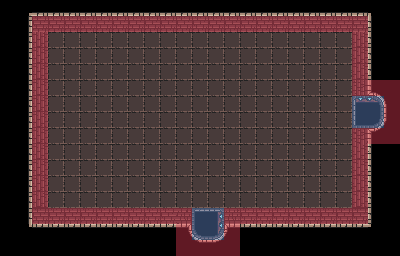

The image is a tile-based game level rendered from a .tmx file. Its description and source (layers, tilesets, objects; grid data summarised) follow:
An orthogonal 25x16 tile map with 16x16 px tiles, 3 tile layers (Tile Layer 1, door meta, wall meta), 2 tilesets.

<map version="1.8" tiledversion="1.8.4" orientation="orthogonal" renderorder="right-down" width="25" height="16" tilewidth="16" tileheight="16" infinite="0" nextlayerid="5" nextobjectid="1">
 <tileset firstgid="1" source="0x72_DungeonTilesetII_v1.4.tsx" />
 <tileset firstgid="1025" source="MetaSet.tsx" />
 <layer id="1" name="Tile Layer 1" width="25" height="16">
  <data>[400 cells, 353 non-empty, 17 distinct tile ids]</data>
 </layer>
 <layer id="3" name="door meta" width="25" height="16" opacity="0.4">
  <data>[400 cells, 8 non-empty, 1 distinct tile ids]</data>
 </layer>
 <layer id="4" name="wall meta" width="25" height="16" opacity="0.4">
  <data>[400 cells, 72 non-empty, 1 distinct tile ids]</data>
 </layer>
</map>
